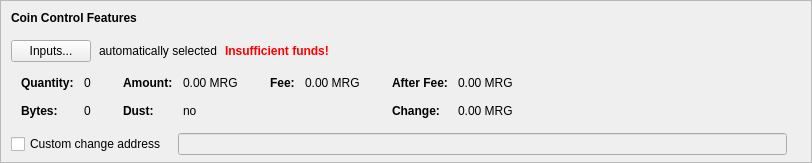
      <widget class="QFrame" name="frameCoinControl">
       <property name="sizePolicy">
        <sizepolicy hsizetype="Expanding" vsizetype="Fixed">
         <horstretch>0</horstretch>
         <verstretch>0</verstretch>
        </sizepolicy>
       </property>
       <property name="maximumSize">
        <size>
         <width>16777215</width>
         <height>16777215</height>
        </size>
       </property>
       <property name="frameShape">
        <enum>QFrame::StyledPanel</enum>
       </property>
       <property name="frameShadow">
        <enum>QFrame::Sunken</enum>
       </property>
       <layout class="QVBoxLayout" name="verticalLayoutCoinControl2">
        <property name="spacing">
         <number>0</number>
        </property>
        <property name="leftMargin">
         <number>0</number>
        </property>
        <property name="topMargin">
         <number>0</number>
        </property>
        <property name="rightMargin">
         <number>0</number>
        </property>
        <property name="bottomMargin">
         <number>6</number>
        </property>
        <item>
         <layout class="QVBoxLayout" name="verticalLayoutCoinControl" stretch="0,0,0,0,0">
          <property name="spacing">
           <number>0</number>
          </property>
          <property name="leftMargin">
           <number>10</number>
          </property>
          <property name="topMargin">
           <number>10</number>
          </property>
          <item>
           <layout class="QHBoxLayout" name="horizontalLayoutCoinControl1">
            <property name="bottomMargin">
             <number>15</number>
            </property>
            <item>
             <widget class="QLabel" name="labelCoinControlFeatures">
              <property name="sizePolicy">
               <sizepolicy hsizetype="Preferred" vsizetype="Maximum">
                <horstretch>0</horstretch>
                <verstretch>0</verstretch>
               </sizepolicy>
              </property>
              <property name="font">
               <font>
                <weight>75</weight>
                <bold>true</bold>
               </font>
              </property>
              <property name="styleSheet">
               <string notr="true">font-weight:bold;</string>
              </property>
              <property name="text">
               <string>Coin Control Features</string>
              </property>
             </widget>
            </item>
           </layout>
          </item>
          <item>
           <layout class="QHBoxLayout" name="horizontalLayoutCoinControl2" stretch="0,0,0,0">
            <property name="spacing">
             <number>8</number>
            </property>
            <property name="bottomMargin">
             <number>10</number>
            </property>
            <item>
             <widget class="QPushButton" name="pushButtonCoinControl">
              <property name="styleSheet">
               <string notr="true"/>
              </property>
              <property name="text">
               <string>Inputs...</string>
              </property>
              <property name="autoDefault">
               <bool>false</bool>
              </property>
             </widget>
            </item>
            <item>
             <widget class="QLabel" name="labelCoinControlAutomaticallySelected">
              <property name="text">
               <string>automatically selected</string>
              </property>
              <property name="margin">
               <number>5</number>
              </property>
             </widget>
            </item>
            <item>
             <widget class="QLabel" name="labelCoinControlInsuffFunds">
              <property name="font">
               <font>
                <weight>75</weight>
                <bold>true</bold>
               </font>
              </property>
              <property name="styleSheet">
               <string notr="true">color:red;font-weight:bold;</string>
              </property>
              <property name="text">
               <string>Insufficient funds!</string>
              </property>
              <property name="margin">
               <number>5</number>
              </property>
             </widget>
            </item>
            <item>
             <spacer name="horizontalSpacerCoinControl">
              <property name="orientation">
               <enum>Qt::Horizontal</enum>
              </property>
              <property name="sizeHint" stdset="0">
               <size>
                <width>40</width>
                <height>1</height>
               </size>
              </property>
             </spacer>
            </item>
           </layout>
          </item>
          <item>
           <widget class="QWidget" name="widgetCoinControl" native="true">
            <property name="sizePolicy">
             <sizepolicy hsizetype="Preferred" vsizetype="Preferred">
              <horstretch>0</horstretch>
              <verstretch>0</verstretch>
             </sizepolicy>
            </property>
            <property name="minimumSize">
             <size>
              <width>0</width>
              <height>0</height>
             </size>
            </property>
            <property name="styleSheet">
             <string notr="true"/>
            </property>
            <layout class="QHBoxLayout" name="horizontalLayoutCoinControl5">
             <property name="leftMargin">
              <number>0</number>
             </property>
             <property name="topMargin">
              <number>0</number>
             </property>
             <property name="rightMargin">
              <number>0</number>
             </property>
             <property name="bottomMargin">
              <number>0</number>
             </property>
             <item>
              <layout class="QHBoxLayout" name="horizontalLayoutCoinControl3" stretch="0,0,0,1">
               <property name="spacing">
                <number>20</number>
               </property>
               <property name="topMargin">
                <number>0</number>
               </property>
               <property name="bottomMargin">
                <number>10</number>
               </property>
               <item>
                <layout class="QFormLayout" name="formLayoutCoinControl1">
                 <property name="horizontalSpacing">
                  <number>10</number>
                 </property>
                 <property name="verticalSpacing">
                  <number>14</number>
                 </property>
                 <property name="leftMargin">
                  <number>10</number>
                 </property>
                 <property name="topMargin">
                  <number>4</number>
                 </property>
                 <property name="rightMargin">
                  <number>6</number>
                 </property>
                 <item row="0" column="0">
                  <widget class="QLabel" name="labelCoinControlQuantityText">
                   <property name="font">
                    <font>
                     <weight>75</weight>
                     <bold>true</bold>
                    </font>
                   </property>
                   <property name="text">
                    <string>Quantity:</string>
                   </property>
                   <property name="margin">
                    <number>0</number>
                   </property>
                  </widget>
                 </item>
                 <item row="0" column="1">
                  <widget class="QLabel" name="labelCoinControlQuantity">
                   <property name="cursor">
                    <cursorShape>IBeamCursor</cursorShape>
                   </property>
                   <property name="contextMenuPolicy">
                    <enum>Qt::ActionsContextMenu</enum>
                   </property>
                   <property name="text">
                    <string notr="true">0</string>
                   </property>
                   <property name="margin">
                    <number>0</number>
                   </property>
                   <property name="textInteractionFlags">
                    <set>Qt::LinksAccessibleByMouse|Qt::TextSelectableByKeyboard|Qt::TextSelectableByMouse</set>
                   </property>
                  </widget>
                 </item>
                 <item row="1" column="0">
                  <widget class="QLabel" name="labelCoinControlBytesText">
                   <property name="font">
                    <font>
                     <weight>75</weight>
                     <bold>true</bold>
                    </font>
                   </property>
                   <property name="text">
                    <string>Bytes:</string>
                   </property>
                  </widget>
                 </item>
                 <item row="1" column="1">
                  <widget class="QLabel" name="labelCoinControlBytes">
                   <property name="cursor">
                    <cursorShape>IBeamCursor</cursorShape>
                   </property>
                   <property name="contextMenuPolicy">
                    <enum>Qt::ActionsContextMenu</enum>
                   </property>
                   <property name="text">
                    <string notr="true">0</string>
                   </property>
                   <property name="textInteractionFlags">
                    <set>Qt::LinksAccessibleByMouse|Qt::TextSelectableByKeyboard|Qt::TextSelectableByMouse</set>
                   </property>
                  </widget>
                 </item>
                </layout>
               </item>
               <item>
                <layout class="QFormLayout" name="formLayoutCoinControl2">
                 <property name="horizontalSpacing">
                  <number>10</number>
                 </property>
                 <property name="verticalSpacing">
                  <number>14</number>
                 </property>
                 <property name="leftMargin">
                  <number>6</number>
                 </property>
                 <property name="topMargin">
                  <number>4</number>
                 </property>
                 <property name="rightMargin">
                  <number>6</number>
                 </property>
                 <item row="0" column="0">
                  <widget class="QLabel" name="labelCoinControlAmountText">
                   <property name="font">
                    <font>
                     <weight>75</weight>
                     <bold>true</bold>
                    </font>
                   </property>
                   <property name="text">
                    <string>Amount:</string>
                   </property>
                   <property name="margin">
                    <number>0</number>
                   </property>
                  </widget>
                 </item>
                 <item row="0" column="1">
                  <widget class="QLabel" name="labelCoinControlAmount">
                   <property name="cursor">
                    <cursorShape>IBeamCursor</cursorShape>
                   </property>
                   <property name="contextMenuPolicy">
                    <enum>Qt::ActionsContextMenu</enum>
                   </property>
                   <property name="text">
                    <string notr="true">0.00 MRG</string>
                   </property>
                   <property name="textInteractionFlags">
                    <set>Qt::LinksAccessibleByMouse|Qt::TextSelectableByKeyboard|Qt::TextSelectableByMouse</set>
                   </property>
                  </widget>
                 </item>
                 <item row="1" column="0">
                  <widget class="QLabel" name="labelCoinControlLowOutputText">
                   <property name="font">
                    <font>
                     <weight>75</weight>
                     <bold>true</bold>
                    </font>
                   </property>
                   <property name="text">
                    <string>Dust:</string>
                   </property>
                  </widget>
                 </item>
                 <item row="1" column="1">
                  <widget class="QLabel" name="labelCoinControlLowOutput">
                   <property name="cursor">
                    <cursorShape>IBeamCursor</cursorShape>
                   </property>
                   <property name="contextMenuPolicy">
                    <enum>Qt::ActionsContextMenu</enum>
                   </property>
                   <property name="text">
                    <string notr="true">no</string>
                   </property>
                   <property name="textInteractionFlags">
                    <set>Qt::LinksAccessibleByMouse|Qt::TextSelectableByKeyboard|Qt::TextSelectableByMouse</set>
                   </property>
                  </widget>
                 </item>
                </layout>
               </item>
               <item>
                <layout class="QFormLayout" name="formLayoutCoinControl3">
                 <property name="horizontalSpacing">
                  <number>10</number>
                 </property>
                 <property name="verticalSpacing">
                  <number>14</number>
                 </property>
                 <property name="leftMargin">
                  <number>6</number>
                 </property>
                 <property name="topMargin">
                  <number>4</number>
                 </property>
                 <property name="rightMargin">
                  <number>6</number>
                 </property>
                 <item row="0" column="0">
                  <widget class="QLabel" name="labelCoinControlFeeText">
                   <property name="font">
                    <font>
                     <weight>75</weight>
                     <bold>true</bold>
                    </font>
                   </property>
                   <property name="text">
                    <string>Fee:</string>
                   </property>
                   <property name="margin">
                    <number>0</number>
                   </property>
                  </widget>
                 </item>
                 <item row="0" column="1">
                  <widget class="QLabel" name="labelCoinControlFee">
                   <property name="cursor">
                    <cursorShape>IBeamCursor</cursorShape>
                   </property>
                   <property name="contextMenuPolicy">
                    <enum>Qt::ActionsContextMenu</enum>
                   </property>
                   <property name="text">
                    <string notr="true">0.00 MRG</string>
                   </property>
                   <property name="textInteractionFlags">
                    <set>Qt::LinksAccessibleByMouse|Qt::TextSelectableByKeyboard|Qt::TextSelectableByMouse</set>
                   </property>
                  </widget>
                 </item>
                </layout>
               </item>
               <item>
                <layout class="QFormLayout" name="formLayoutCoinControl4">
                 <property name="horizontalSpacing">
                  <number>10</number>
                 </property>
                 <property name="verticalSpacing">
                  <number>14</number>
                 </property>
                 <property name="leftMargin">
                  <number>6</number>
                 </property>
                 <property name="topMargin">
                  <number>4</number>
                 </property>
                 <property name="rightMargin">
                  <number>6</number>
                 </property>
                 <item row="0" column="0">
                  <widget class="QLabel" name="labelCoinControlAfterFeeText">
                   <property name="font">
                    <font>
                     <weight>75</weight>
                     <bold>true</bold>
                    </font>
                   </property>
                   <property name="text">
                    <string>After Fee:</string>
                   </property>
                   <property name="margin">
                    <number>0</number>
                   </property>
                  </widget>
                 </item>
                 <item row="0" column="1">
                  <widget class="QLabel" name="labelCoinControlAfterFee">
                   <property name="cursor">
                    <cursorShape>IBeamCursor</cursorShape>
                   </property>
                   <property name="contextMenuPolicy">
                    <enum>Qt::ActionsContextMenu</enum>
                   </property>
                   <property name="text">
                    <string notr="true">0.00 MRG</string>
                   </property>
                   <property name="textInteractionFlags">
                    <set>Qt::LinksAccessibleByMouse|Qt::TextSelectableByKeyboard|Qt::TextSelectableByMouse</set>
                   </property>
                  </widget>
                 </item>
                 <item row="1" column="0">
                  <widget class="QLabel" name="labelCoinControlChangeText">
                   <property name="font">
                    <font>
                     <weight>75</weight>
                     <bold>true</bold>
                    </font>
                   </property>
                   <property name="text">
                    <string>Change:</string>
                   </property>
                  </widget>
                 </item>
                 <item row="1" column="1">
                  <widget class="QLabel" name="labelCoinControlChange">
                   <property name="cursor">
                    <cursorShape>IBeamCursor</cursorShape>
                   </property>
                   <property name="contextMenuPolicy">
                    <enum>Qt::ActionsContextMenu</enum>
                   </property>
                   <property name="text">
                    <string notr="true">0.00 MRG</string>
                   </property>
                   <property name="textInteractionFlags">
                    <set>Qt::LinksAccessibleByMouse|Qt::TextSelectableByKeyboard|Qt::TextSelectableByMouse</set>
                   </property>
                  </widget>
                 </item>
                </layout>
               </item>
              </layout>
             </item>
            </layout>
           </widget>
          </item>
          <item>
           <layout class="QHBoxLayout" name="horizontalLayoutCoinControl4" stretch="0,0,0">
            <property name="spacing">
             <number>12</number>
            </property>
            <property name="sizeConstraint">
             <enum>QLayout::SetDefaultConstraint</enum>
            </property>
            <property name="topMargin">
             <number>5</number>
            </property>
            <property name="rightMargin">
             <number>5</number>
            </property>
            <item>
             <widget class="QCheckBox" name="checkBoxCoinControlChange">
              <property name="toolTip">
               <string>If this is activated, but the change address is empty or invalid, change will be sent to a newly generated address.</string>
              </property>
              <property name="text">
               <string>Custom change address</string>
              </property>
             </widget>
            </item>
            <item>
             <widget class="QValidatedLineEdit" name="lineEditCoinControlChange">
              <property name="enabled">
               <bool>false</bool>
              </property>
              <property name="sizePolicy">
               <sizepolicy hsizetype="Expanding" vsizetype="Fixed">
                <horstretch>0</horstretch>
                <verstretch>0</verstretch>
               </sizepolicy>
              </property>
             </widget>
            </item>
            <item>
             <widget class="QLabel" name="labelCoinControlChangeLabel">
              <property name="sizePolicy">
               <sizepolicy hsizetype="Preferred" vsizetype="Expanding">
                <horstretch>0</horstretch>
                <verstretch>0</verstretch>
               </sizepolicy>
              </property>
              <property name="minimumSize">
               <size>
                <width>0</width>
                <height>0</height>
               </size>
              </property>
              <property name="text">
               <string/>
              </property>
              <property name="margin">
               <number>3</number>
              </property>
             </widget>
            </item>
           </layout>
          </item>
          <item>
           <spacer name="verticalSpacerCoinControl">
            <property name="orientation">
             <enum>Qt::Vertical</enum>
            </property>
            <property name="sizeHint" stdset="0">
             <size>
              <width>800</width>
              <height>1</height>
             </size>
            </property>
           </spacer>
          </item>
         </layout>
        </item>
       </layout>
      </widget>
